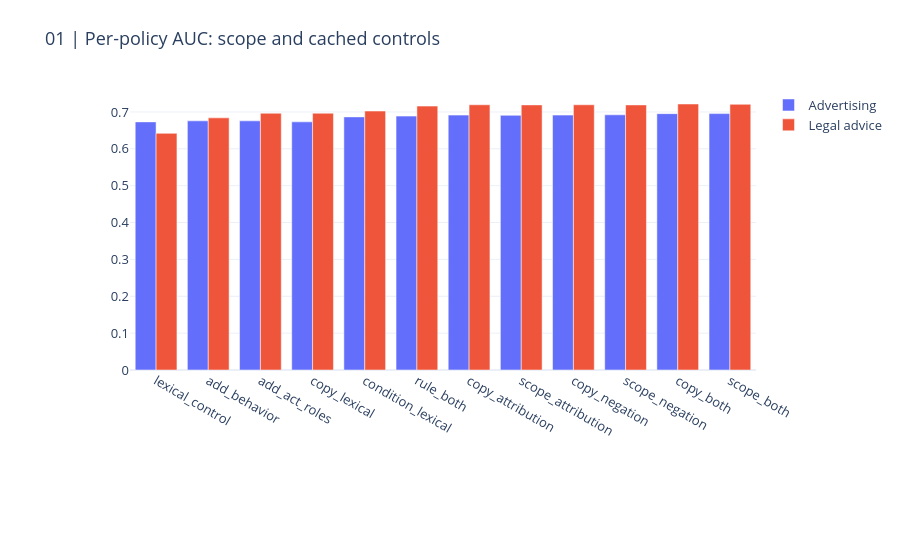
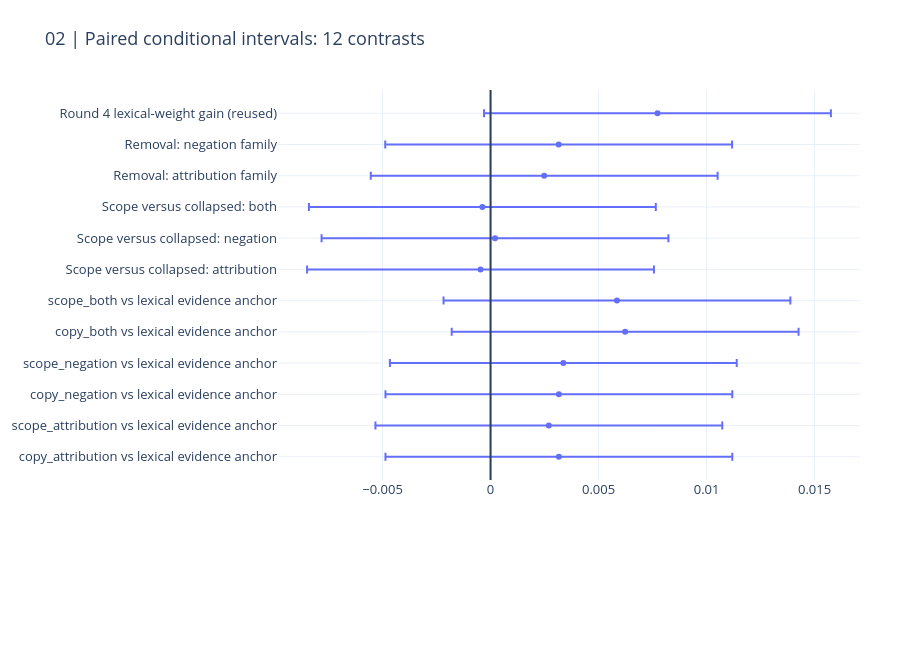

Here is the notebook cell these charts were saved with, in order:
### Markdown cell above
## 3. Policy results and conditional uncertainty

Inspect both policies. The simultaneous intervals cover this round's planned comparisons only, not historical adaptive selection or future-policy uncertainty.

### Code cell
display(pd.DataFrame(result["metrics"]))
CHARTS[0].show(renderer="plotly_mimetype")
CHARTS[1].show(renderer="plotly_mimetype")

### Figure 1 — Plotly figure (JSON) as saved in the notebook; plotly's stock layout.template omitted (floating-point values rounded to 4 significant figures)
{"data": [{"name": "Advertising", "type": "bar", "x": ["lexical_control", "add_behavior", "add_act_roles", "copy_lexical", "condition_lexical", "rule_both", "copy_attribution", "scope_attribution", "copy_negation", "scope_negation", "copy_both", "scope_both"], "y": [0.673, 0.6758, 0.6758, 0.6731, 0.6866, 0.6887, 0.6914, 0.6908, 0.6914, 0.6922, 0.6954, 0.6955]}, {"name": "Legal advice", "type": "bar", "x": ["lexical_control", "add_behavior", "add_act_roles", "copy_lexical", "condition_lexical", "rule_both", "copy_attribution", "scope_attribution", "copy_negation", "scope_negation", "copy_both", "scope_both"], "y": [0.642, 0.6839, 0.6964, 0.6965, 0.7024, 0.7158, 0.7194, 0.7191, 0.7194, 0.719, 0.7215, 0.7207]}], "layout": {"barmode": "group", "font": {"size": 13}, "height": 540, "margin": {"b": 170, "l": 130, "r": 40, "t": 90}, "title": {"text": "01 | Per-policy AUC: scope and cached controls"}, "xaxis": {"automargin": true}, "yaxis": {"automargin": true}}}

### Figure 2 — Plotly figure (JSON) as saved in the notebook; plotly's stock layout.template omitted (floating-point values rounded to 4 significant figures)
{"data": [{"error_x": {"array": [0.008028, 0.008028, 0.008028, 0.008028, 0.008028, 0.008028, 0.008028, 0.008028, 0.008028, 0.008028, 0.008028, 0.008028]}, "mode": "markers", "type": "scatter", "x": [0.003163, 0.002698, 0.003163, 0.003368, 0.00623, 0.005851, -0.0004648, 0.000205, -0.0003785, 0.002483, 0.003153, 0.007728], "y": ["copy_attribution vs lexical evidence anchor", "scope_attribution vs lexical evidence anchor", "copy_negation vs lexical evidence anchor", "scope_negation vs lexical evidence anchor", "copy_both vs lexical evidence anchor", "scope_both vs lexical evidence anchor", "Scope versus collapsed: attribution", "Scope versus collapsed: negation", "Scope versus collapsed: both", "Removal: attribution family", "Removal: negation family", "Round 4 lexical-weight gain (reused)"]}], "layout": {"font": {"size": 13}, "height": 650, "margin": {"b": 170, "l": 130, "r": 40, "t": 90}, "shapes": [{"type": "line", "x0": 0, "x1": 0, "xref": "x", "y0": 0, "y1": 1, "yref": "y domain"}], "title": {"text": "02 | Paired conditional intervals: 12 contrasts"}, "xaxis": {"automargin": true}, "yaxis": {"automargin": true}}}
